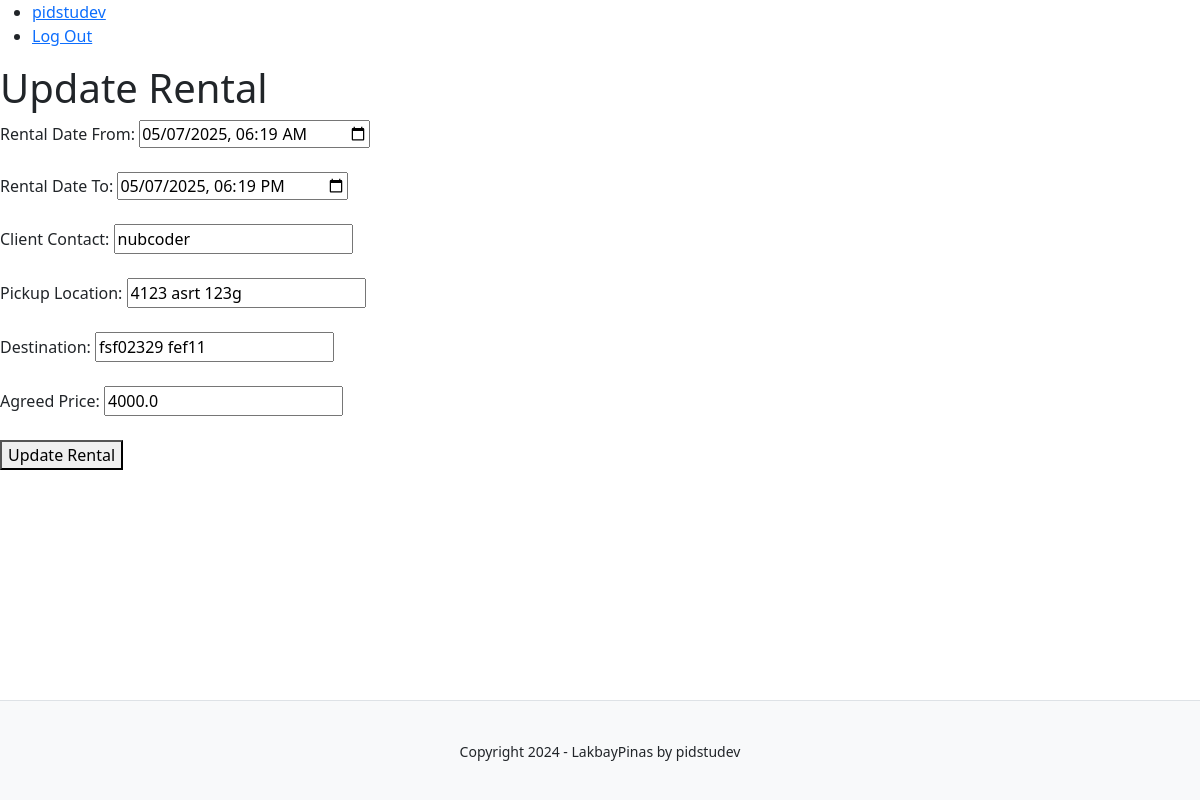
/van/rental/2/update (signed in), run on the app's committed database.
### tables this page shows
CREATE TABLE user (
    id INTEGER PRIMARY KEY AUTOINCREMENT,
    username TEXT UNIQUE NOT NULL,
    password TEXT NOT NULL,
    email TEXT NOT NULL,
    phone_number TEXT NOT NULL
);

CREATE TABLE van_manager_app (
    id INTEGER PRIMARY KEY AUTOINCREMENT,
    user_id INTEGER NOT NULL,
    rental_date_from DATETIME NOT NULL,
    rental_date_to DATETIME NOT NULL,
    client_contact TEXT NOT NULL,
    pickup_location TEXT NOT NULL,
    destination TEXT NOT NULL,
    agreed_price REAL NOT NULL,
    completed BOOLEAN NOT NULL DEFAULT 0,
    created TIMESTAMP NOT NULL DEFAULT CURRENT_TIMESTAMP,
    FOREIGN KEY (user_id) REFERENCES user (id)  
);

### main/van_manager.py (the view, shortened to what this page needs)
@bp.route('/rental/<int:id>/update', methods=['GET', 'POST'])
@login_required
def update_rental(id):
    db = get_db()
    rental = db.execute(
        'SELECT * FROM van_manager_app WHERE id = ?', (id,)
    ).fetchone()
    if rental is None or rental['user_id'] != g.user['id']:
        flash('Rental not found', 'error')
        return redirect(url_for('van_manager.index'))
    return render_template('van_manager/update_rental.html', rental=rental)

### main/auth.py (called while the page is built)
@bp.before_app_request
def load_logged_in_user():
    user_id = session.get('user_id')
    if user_id is None:
        g.user = None
    else:
        g.user = get_db().execute(
            'SELECT * FROM user WHERE id = ?', (user_id,)
        ).fetchone()

def login_required(view):
    @functools.wraps(view)
    def wrapped_view(**kwargs):
        if g.user is None:
            return redirect(url_for('auth.login'))
        return view(**kwargs)
    return wrapped_view

### main/db.py (called while the page is built)
def get_db():
    if 'db' not in g:
        g.db = sqlite3.connect(
            current_app.config['DATABASE'],
            detect_types=sqlite3.PARSE_DECLTYPES,
        )
        g.db.row_factory = sqlite3.Row
    return g.db

### main/templates/van_manager/update_rental.html (shortened to what this page needs)
{% extends "base.html" %}
{% block header %}
<h1>Update Rental</h1>
{% endblock %}
{% block content %}
<form method="post">
    <label for="rental_date_from">Rental Date From:</label>
    <input type="datetime-local" id="rental_date_from" name="rental_date_from" value="{{ rental.rental_date_from }}"
        required><br><br>
    <label for="rental_date_to">Rental Date To:</label>
    <input type="datetime-local" id="rental_date_to" name="rental_date_to" value="{{ rental.rental_date_to }}"
        required><br><br>
    <label for="client_contact">Client Contact:</label>
    <input type="text" id="client_contact" name="client_contact" value="{{ rental.client_contact }}" required><br><br>
    <label for="pickup_location">Pickup Location:</label>
    <input type="text" id="pickup_location" name="pickup_location" value="{{ rental.pickup_location }}"
        required><br><br>
    <label for="destination">Destination:</label>
    <input type="text" id="destination" name="destination" value="{{ rental.destination }}" required><br><br>
    <label for="agreed_price">Agreed Price:</label>
    <input type="number" id="agreed_price" name="agreed_price" value="{{ rental.agreed_price }}" step="0.01"
        required><br><br>
    <button type="submit">Update Rental</button>
</form>
{% endblock %}

### main/templates/base.html (shortened to what this page needs)
<!DOCTYPE html>
<html lang="en">
<head>
    <link rel="stylesheet" href="{{ url_for('static', filename='styles.css') }}">
    <link href="https://cdn.jsdelivr.net/npm/bootstrap@5.3.3/dist/css/bootstrap.min.css" rel="stylesheet">
</head>
<body>
    {% block navbar %}
    <nav>
        <ul>
            {% if g.user %}
                <li><a href="{{ url_for('van_manager.index') }}">{{ g.user['username'] }}</a></li>
                <li><a href="{{ url_for('auth.logout') }}">Log Out</a></li>
            {% else %}
                <li><a href="{{ url_for('auth.register') }}">Register</a></li>
                <li><a href="{{ url_for('auth.login') }}">Log In</a></li>
            {% endif %}
        </ul>
    </nav>
    {% endblock %}
    <section class="content">
        <header>
            {% block header %}{% endblock %}
        </header>
        {% block content %}
        {% endblock %}
        <footer>
            <small>Copyright 2024 - LakbayPinas by pidstudev</small>
        </footer>
    </section>
</body>
</html>

### main/static/styles.css (style rules this page uses)
html { position: relative; min-height: 100%; }
body { margin-bottom: 100px; padding-bottom: 100px; }
footer { position: absolute; bottom: 0; width: 100%; height: 100px; background-color: #f8f9fa; color: #212529; border-top: 1px solid #dee2e6; text-align: center; line-height: 100px; }

### data on the page
user: user.username "pidstudev"
van_manager_app: rental_date_from "05/07/2025 06:19", rental_date_to "05/07/2025 18:19", client_contact "nubcoder", pickup_location "4123 asrt 123g", destination "fsf02329 fef11", agreed_price "4000.0"
